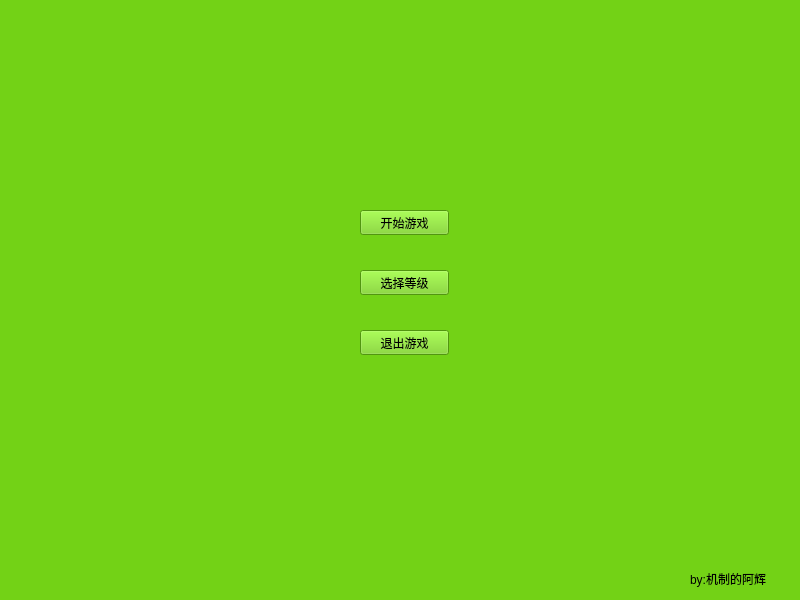
<?xml version="1.0" encoding="UTF-8"?>
<ui version="4.0">
 <class>Widget</class>
 <widget class="QWidget" name="Widget">
  <property name="geometry">
   <rect>
    <x>0</x>
    <y>0</y>
    <width>800</width>
    <height>600</height>
   </rect>
  </property>
  <property name="windowTitle">
   <string>Widget</string>
  </property>
  <property name="styleSheet">
   <string notr="true">background-color: rgb(115, 210, 22);</string>
  </property>
  <widget class="QPushButton" name="startbtn">
   <property name="geometry">
    <rect>
     <x>360</x>
     <y>210</y>
     <width>89</width>
     <height>25</height>
    </rect>
   </property>
   <property name="styleSheet">
    <string notr="true">background-color: rgb(204, 0, 0);
background-color: qconicalgradient(cx:0, cy:0, angle:135, stop:0 rgba(255, 255, 0, 69), stop:0.375 rgba(255, 255, 0, 69), stop:0.423533 rgba(251, 255, 0, 145), stop:0.45 rgba(247, 255, 0, 208), stop:0.477581 rgba(255, 244, 71, 130), stop:0.518717 rgba(255, 218, 71, 130), stop:0.55 rgba(255, 255, 0, 255), stop:0.57754 rgba(255, 203, 0, 130), stop:0.625 rgba(255, 255, 0, 69), stop:1 rgba(255, 255, 0, 69));
QPushButton press:
{
background-color: rgb(119, 32, 32);
}
</string>
   </property>
   <property name="text">
    <string>开始游戏</string>
   </property>
  </widget>
  <widget class="QPushButton" name="levelbtn">
   <property name="geometry">
    <rect>
     <x>360</x>
     <y>270</y>
     <width>89</width>
     <height>25</height>
    </rect>
   </property>
   <property name="contextMenuPolicy">
    <enum>Qt::ActionsContextMenu</enum>
   </property>
   <property name="styleSheet">
    <string notr="true">background-color: rgb(204, 0, 0);
background-color: qconicalgradient(cx:0, cy:0, angle:135, stop:0 rgba(255, 255, 0, 69), stop:0.375 rgba(255, 255, 0, 69), stop:0.423533 rgba(251, 255, 0, 145), stop:0.45 rgba(247, 255, 0, 208), stop:0.477581 rgba(255, 244, 71, 130), stop:0.518717 rgba(255, 218, 71, 130), stop:0.55 rgba(255, 255, 0, 255), stop:0.57754 rgba(255, 203, 0, 130), stop:0.625 rgba(255, 255, 0, 69), stop:1 rgba(255, 255, 0, 69));
QPushButton press:
{
background-color: rgb(119, 32, 32);
}
</string>
   </property>
   <property name="text">
    <string>选择等级</string>
   </property>
  </widget>
  <widget class="QPushButton" name="exitbtn">
   <property name="geometry">
    <rect>
     <x>360</x>
     <y>330</y>
     <width>89</width>
     <height>25</height>
    </rect>
   </property>
   <property name="styleSheet">
    <string notr="true">background-color: rgb(204, 0, 0);
background-color: qconicalgradient(cx:0, cy:0, angle:135, stop:0 rgba(255, 255, 0, 69), stop:0.375 rgba(255, 255, 0, 69), stop:0.423533 rgba(251, 255, 0, 145), stop:0.45 rgba(247, 255, 0, 208), stop:0.477581 rgba(255, 244, 71, 130), stop:0.518717 rgba(255, 218, 71, 130), stop:0.55 rgba(255, 255, 0, 255), stop:0.57754 rgba(255, 203, 0, 130), stop:0.625 rgba(255, 255, 0, 69), stop:1 rgba(255, 255, 0, 69));
QPushButton press:
{
background-color: rgb(119, 32, 32);
}
</string>
   </property>
   <property name="text">
    <string>退出游戏</string>
   </property>
  </widget>
  <widget class="QLabel" name="label">
   <property name="geometry">
    <rect>
     <x>690</x>
     <y>570</y>
     <width>101</width>
     <height>17</height>
    </rect>
   </property>
   <property name="text">
    <string>by:机制的阿辉</string>
   </property>
  </widget>
 </widget>
 <layoutdefault spacing="6" margin="11"/>
 <resources/>
 <connections/>
</ui>
